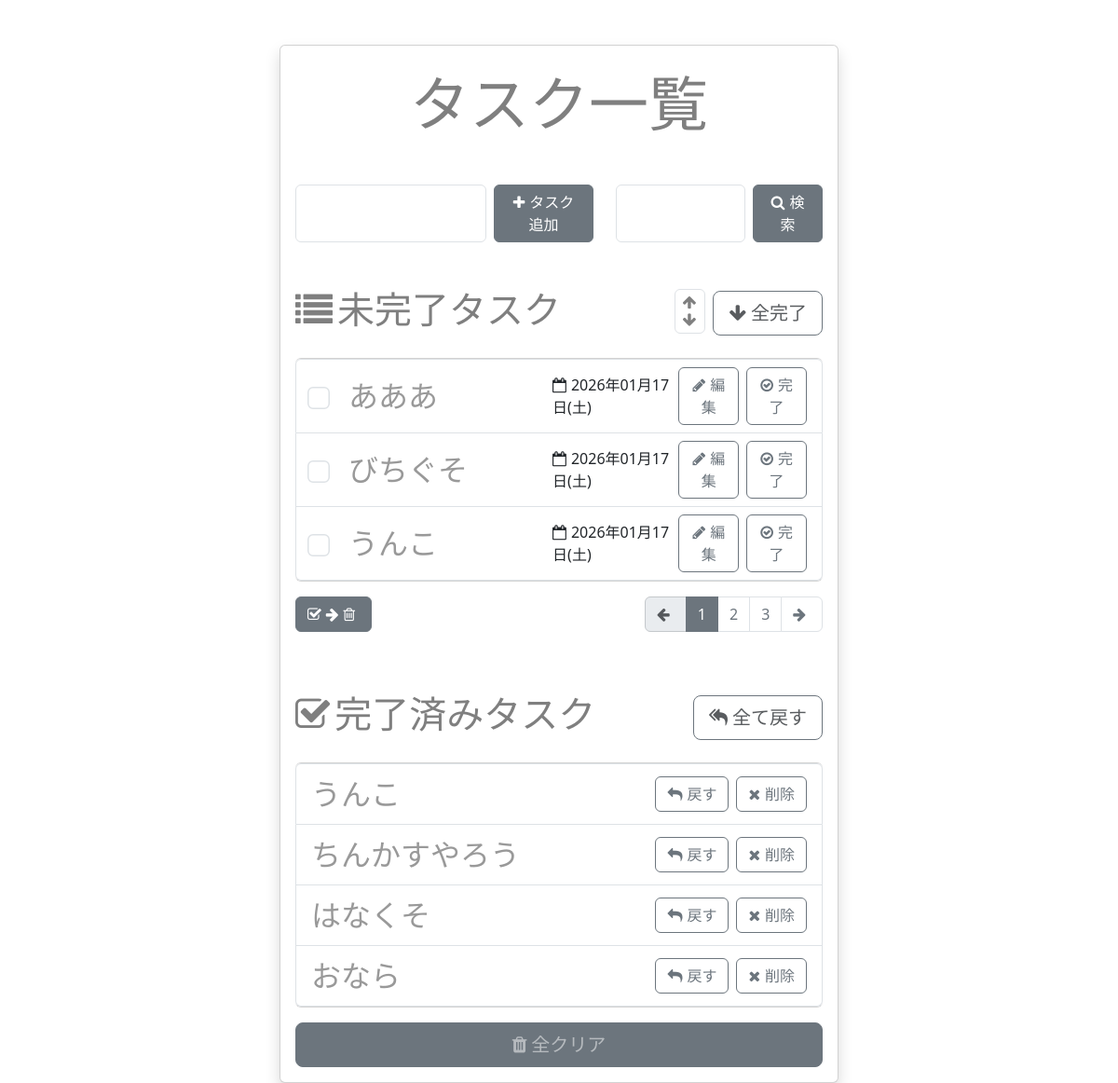
The app's page /tasks/sort with its own data.
### app.py (models this page shows, shortened)
class Task(db.Model):
    __tablename__ = 'tasks'
    id = db.Column(db.Integer, primary_key=True, autoincrement=True)
    content = db.Column(db.String(200), nullable=False)
    is_completed = db.Column(db.Boolean, default=False)
    created_at = db.Column(db.DateTime, nullable=False, default=lambda: datetime.now(pytz.timezone('Asia/Tokyo')))

### app.py (the view)
@app.route('/tasks/sort')
def sort():
    if 'sort' in session:
        sort = session['sort']
    elif request.args.get('sort'):
        sort = request.args.get('sort', 'desc')
    else:
        sort = 'desc'
    page = request.args.get('page', 1, type=int)
    order = Task.created_at.desc() if sort == 'desc' else Task.created_at.asc()
    pagination = Task.query.filter_by(is_completed=False).order_by(order).paginate(page=page, per_page=PER_PAGE)
    uncompleted_tasks = pagination.items
    total_pages = pagination.pages
    completed_tasks = Task.query.filter_by(is_completed=True).order_by(order).all()
    return render_template('index.j2', uncompleted_tasks=uncompleted_tasks, completed_tasks=completed_tasks, total_pages=total_pages, page=page)

### templates/index.j2 (shortened to what this page needs)
<!DOCTYPE html>
<html lang="ja">
    <head>
        <link rel="stylesheet"
              href="https://stackpath.bootstrapcdn.com/font-awesome/4.7.0/css/font-awesome.min.css">
        <link rel="stylesheet"
              href="https://cdn.jsdelivr.net/npm/bootstrap@5.3.0/dist/css/bootstrap.min.css">
    </head>
    <body>
        <div class="card w-50 mx-auto shadow p-3 mt-5">
            <h1 class="card-title display-3 text-center text-black-50 mt-2 mb-4">タスク一覧</h1>
            <div class="row mt-4">
                <form action="{{ url_for('new_task') }}" method="post" class="col-7">
                    <label class="form-group d-flex gap-2">
                        <input type="text" name="content" autofocus class="form-control">
                        <button type="submit" class="btn btn-secondary w-50">
                            <i class="fa fa-plus"></i>タスク追加
                        </button>
                    </label>
                </form>
                <form action="{{ url_for('search_task') }}" method="post" class="col-5">
                    <label class="form-group d-flex gap-2">
                        <input type="text"
                            name="search"
                            class="form-control"
                            value="{{ search }}">
                        <button type="submit" class="btn btn-secondary w-50">
                            <i class="fa fa-search"></i>検索
                        </button>
                    </label>
                </form>
            </div>
            <h2 class="card-title display-6 text-center text-black-50 mt-5 d-flex justify-content-between">
                <span><i class="fa fa-list"></i>未完了タスク</span>
                <div class="d-flex align-items-center">
                    <div class="d-flex flex-column border radius p-1 ps-2 me-2 justify-content-center rounded">
                        <a href="{{ url_for('sort', sort='asc') }}" class="text-black-50 arrow">
                            <i class="fa fa-arrow-up"></i>
                        </a>
                        <a href="{{ url_for('sort', sort='desc') }}" class="text-black-50 arrow">
                            <i class="fa fa-arrow-down"></i>
                        </a>
                    </div>
                    <form action="{{ url_for('all_complete') }}" method="post">
                        <button type="submit" class="btn btn-outline-secondary btn-lg text-muted">
                            <i class="fa fa-arrow-down"></i>全完了
                        </button>
                    </form>
                </div>
            </h2>
                <ul class="list-group my-3">
                    {% for u in uncompleted_tasks %}
                        <li class="list-group-item d-flex justify-content-between align-items-center">
                            <div class="d-flex align-items-center" style="width:60%">
                                <input type="checkbox" value="{{ u.id }}" class="form-check-input me-4 check-secondary delete-check">
                                {% if editing_task_id == u.id %}
                                    <form action="{{ url_for('update_task', task_id=u.id) }}" method="post" class="d-flex">
                                        <input type="text" name="update" class="form-control" value="{{ u.content }}">
                                        <button type="submit" class="btn btn-outline-secondary btn-sm w-50"><i class="fa fa-floppy-o"></i>保存</button>
                                        <button type="submit" class="btn btn-outline-secondary btn-sm w-50" formaction="{{ url_for('edit_cancel') }}"><i class="fa fa-times"></i>キャンセル</button>
                                    </form>
                                {% else %}
                                    <span class="list-text">{{ u.content }}</span>
                                {% endif %}
                            </div>
                            <form class="ms-a d-flex gap-2 align-items-center">
                                <span><i class="fa fa-calendar-o"></i>{{ u.created_at.strftime("%Y年%m月%d日") }}({{ ['月','火','水','木','金','土','日'][u.created_at.weekday() ] }})</span>
                                <button type="submit"
                                        formaction="{{ url_for('edit_task', task_id=u.id) }}"
                                        formmethod="post"
                                        class="btn btn-outline-secondary">
                                    <i class="fa fa-pencil"></i>編集
                                </button>
                                <button type="submit"
                                        formaction="{{ url_for('complete_task', task_id=u.id) }}"
                                        formmethod="post"
                                        class="btn btn-outline-secondary">
                                    <i class="fa fa-check-circle-o"></i>完了
                                </button>
                            </form>
                        </li>
                    {% endfor %}
                </ul>
                <div class="d-flex justify-content-between">
                    <button type="submit" class="btn btn-secondary btn-compact"  onclick="submitChecked()">
                        <i class="fa fa-check-square-o"></i><i class="fa fa-arrow-right"></i><i class="fa fa-trash-o"></i>
                    </button>
                    <nav aria-label="Page navigation">
                        <ul class="pagination pagination-secondary justify-content-center">
                            <li class="page-item {% if page == 1 %}disabled{% endif %}">
                                <a class="page-link" href="?page={{ page - 1 }}" aria-label="Previous"><i class="fa fa-arrow-left"></i></a>
                            </li>
                            {% for p in range(1, total_pages + 1) %}
                                <li class="page-item {% if p == page %}active{% endif %}">
                                    <a class="page-link" href="?page={{ p }}">{{ p }}</a>
                                </li>
                            {% endfor %}
                            <li class="page-item {% if page == total_pages %}disabled{% endif %}">
                                <a class="page-link" href="?page={{ page + 1 }}" aria-label="Next"><i class="fa fa-arrow-right"></i></a>
                            </li>
                        </ul>
                    </nav>
                </div>
            <h2 class="card-title display-6 text-center text-black-50 mt-5 d-flex justify-content-between">
                <span><i class="fa fa-check-square-o"></i>完了済みタスク</span>
                <form action="{{ url_for('all_uncomplete') }}" method="post">
                    <button type="submit" class="btn btn-outline-secondary btn-lg text-muted">
                        <i class="fa fa-mail-reply-all"></i>全て戻す
                    </button>
                </form>
            </h2>
            <ul class="list-group my-3">
                {% for c in completed_tasks %}
                    <li class="list-group-item d-flex justify-content-between align-items-center">
                        <span class="list-text">{{ c.content }}</span>
                        <div class="ms-a d-flex gap-2">
                            <form action="{{ url_for('uncomplete_task', task_id=c.id) }}" method="post">
                                <button type="submit" class="btn btn-outline-secondary">
                                    <i class="fa fa-mail-reply"></i>戻す
                                </button>
                            </form>
                            <form action="{{ url_for('remove_task', task_id=c.id) }}" method="post">
                                <button type="submit" class="btn btn-outline-secondary">
                                    <i class="fa fa-times"></i>削除
                                </button>
                            </form>
                        </div>
                    </li>
                {% endfor %}
            </ul>
            <form action="{{ url_for('clear_tasks') }}" method="post" class="d-grid">
                <button type="submit"
                        class="btn btn-secondary btn-lg text-white-50 text-muted">
                    <i class="fa fa-trash"></i>全クリア
                </button>
            </form>
        </div>
    </body>
</html>

### templates/index.j2 (style rules this page uses)
input[type=text] { font-size: 1.2rem; }
.fa { margin-right: 5px; }
.list-text { font-size: 2rem; color: #999; }
.arrow { font-size: 1rem; }
.btn-compact { height: 2.4rem; }
.pagination-secondary .page-link { color: var(--bs-secondary); }
.pagination-secondary .page-item.active .page-link { color: #fff; background-color: var(--bs-secondary); border-color: var(--bs-secondary); }
.pagination-secondary .page-item.disabled .page-link { color: var(--bs-secondary-color); background-color: var(--bs-secondary-bg); border-color: var(--bs-secondary-border-subtle); }
.check-secondary { transform: scale(1.5); cursor: pointer; }

### records on screen
Task: content "あああ", created_at "2026年01月17日", created_at "土"
Task: content "びちぐそ", created_at "2026年01月17日", created_at "土"
Task: content "うんこ", created_at "2026年01月17日", created_at "土"
Task: content "うんこ"
Task: content "ちんかすやろう"
Task: content "はなくそ"
Task: content "おなら"

### other values on screen
{{ p }} "1" "2" "3"
